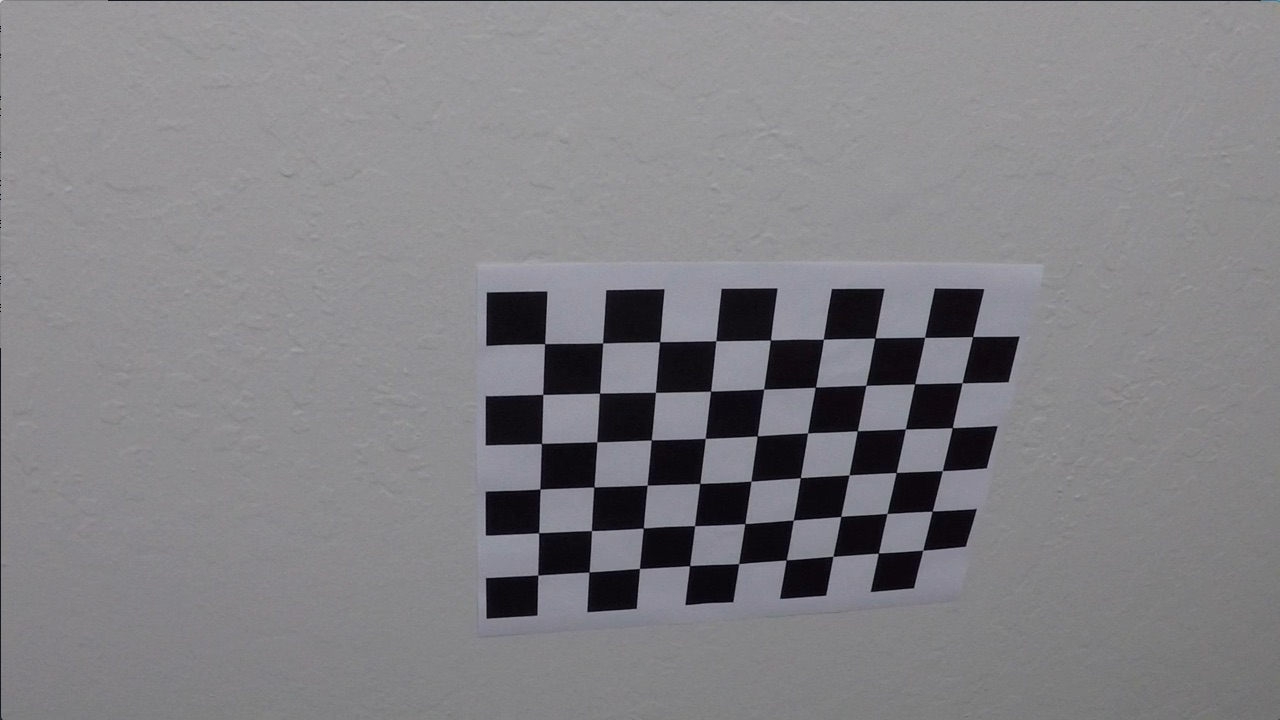
#> input picture camera_cal/calibration10.jpg, 1280 x 720 px; its folder holds only this picture in this run; the run also reads 1 picture not shown here
$ jupyter execute --allow-errors advanced_lane_finding.ipynb   (shell and % lines are left out)   (older library calls are emulated)
#> lines starting #> are read from the running program, lines starting #| are printed output that depends on the picture; after the words box and inside, x2 and y2 are one past the last pixel; in counts of white or black regions, pixels touching at a corner belong together
## Advanced Lane Finding Project

The goals / steps of this project are the following:

* Compute the camera calibration matrix and distortion coefficients given a set of chessboard images.
* Apply a distortion correction to raw images.
* Use color transforms, gradients, etc., to create a thresholded binary image.
* Apply a perspective transform to rectify binary image ("birds-eye view").
* Detect lane pixels and fit to find the lane boundary.
* Determine the curvature of the lane and vehicle position with respect to center.
* Warp the detected lane boundaries back onto the original image.
* Output visual display of the lane boundaries and numerical estimation of lane curvature and vehicle position.

---
## Camera calibration

The camera calibration is necessary for the project because it employs the polynominal curve fitting to get the curvature of lane line. A distorted image would give you a very wrong lane curvature.

The code cell below uses the `cv2.findChessboardCorners()` function to find 2D corner points in the given chessboard image which are corresponding to real world 3D points. It needs at least 10 test chessboard images to find the good mapping. After the sufficient mappings found, I uses the `cv2.calibrateCamera()` function to get the camera calibration matrix and distortion coefficients.

[cell 1]
import glob
import numpy as np
import cv2
import matplotlib.pyplot as plt
import matplotlib.image as mpimg

'''
Calibrate the given camera with chessboard pictures taken by the camera from
various angles. It returns the camera matrix and the distortion coefficients.

'''
def calibrate_camera():
    objpoints = [] # 3D points in real world space
    imgpoints = [] # 2D points in image plane

    objp = np.zeros((6*9, 3), np.float32)
    objp[:,:2] = np.mgrid[0:9, 0:6].T.reshape(-1, 2) # x, y coordinates

    images = glob.glob("camera_cal/calibration*.jpg")

    for fname in images:
        img = cv2.imread(fname)
#> img is the input picture: shape (720, 1280, 3); mean B, G, R 133.1, 129.4, 130.2

        gray = cv2.cvtColor(img, cv2.COLOR_BGR2GRAY)

        ret, corners = cv2.findChessboardCorners(gray, (9, 6), None)
#> ret = True; corners = 54 rows, first 8: [545.3, 343.1], [602.7, 342.8], [660.1, 341.3], [715.8, 340.7], [770.6, 340], [823.5, 339.2], [874.3, 338.5], [925.1, 337.4]

        if ret == True:
            objpoints.append(objp)
            imgpoints.append(corners)

    ret, mtx, dist, rvecs, tvecs = cv2.calibrateCamera(objpoints, imgpoints, img.shape[0:2], None, None)
#> ret = 0.714; mtx = [[737.2, 0, 466.5], [0, 560.8, 623.9], [0, 0, 1]]; dist = [[-0.0616, -0.0725, -0.053, 0.0274, 0.0478]]; rvecs = ([0.27, -0.164, -0.0427],); tvecs = ([1.24, -6.02, 12.79],)
    return mtx, dist

# This function should be called only once.
mtx, dist = calibrate_camera()
#> mtx = [[737.2, 0, 466.5], [0, 560.8, 623.9], [0, 0, 1]]; dist = [[-0.0616, -0.0725, -0.053, 0.0274, 0.0478]]

## Constants and Tuning parameters

Below are constants and parameters to tune that will be used in the pipeline.

[cell 2]
# Debugging flag
DEBUG = False

# Define conversions in x and y from pixels space to meters
# The values are derived from the warped image.
ym_per_pix = 12 / 720 # meters per pixel in y dimension
xm_per_pix = 3.7 / 880 # meters per pixel in x dimension

# Moving average running number
MOVING_AVERAGE_N = 5

# The source points for the perspective transform
perspective_transform_src = np.float32(
        [[555, 475],
         [730, 475],
         [1060, 680],
         [240, 680]])

# The width of the windows +/- margin
margin = 100

# White color threshold
WHITE_THRESHOLD = 185

# Yellow color threshold
YELLOW_THRESHOLD = 150

## Distortion correction

Images are corrected by using the `cv2.undistort()` function with the camera calibration matrix and distortion coefficients computed above.

[cell 3]
def undistort(img, mtx, dist):
    return cv2.undistort(img, mtx, dist, None, mtx)


#> (the rest of this cell did not finish here and is left out)

## Color Thresholding

I use color thresholds to find white color and yellow color in the image. It's proved to be robust enough to find lane lines in both project video and challenge video.

The B channel in RGB color space works quite well on detecting white color.

The yellow color is detected by using the b channel in LAB color space.

[cell 4]
def white_thresh(img, thresh=128):
    color_channel = img[:,:,2]
    binary_output = np.zeros_like(color_channel)
    binary_output[color_channel > thresh] = 1

    return binary_output


def yellow_thresh(img, thresh=128):
    lab = cv2.cvtColor(img, cv2.COLOR_RGB2LAB)
    l_channel,a_channel,b_channel = cv2.split(lab)
    binary_output = np.zeros_like(b_channel)
    binary_output[b_channel > thresh] = 1

    return binary_output


def thresholded_binary_image(img):
    # Search white color
    white_binary = white_thresh(img, thresh=WHITE_THRESHOLD)

    # Search yellow color
    yellow_binary = yellow_thresh(img, thresh=YELLOW_THRESHOLD)

    # Combine the yellow and white filtered result
    combined = np.zeros_like(yellow_binary)
    combined[((white_binary == 1) | (yellow_binary == 1))] = 1

    return combined, white_binary, yellow_binary


img = mpimg.imread('test_images/test1.jpg')
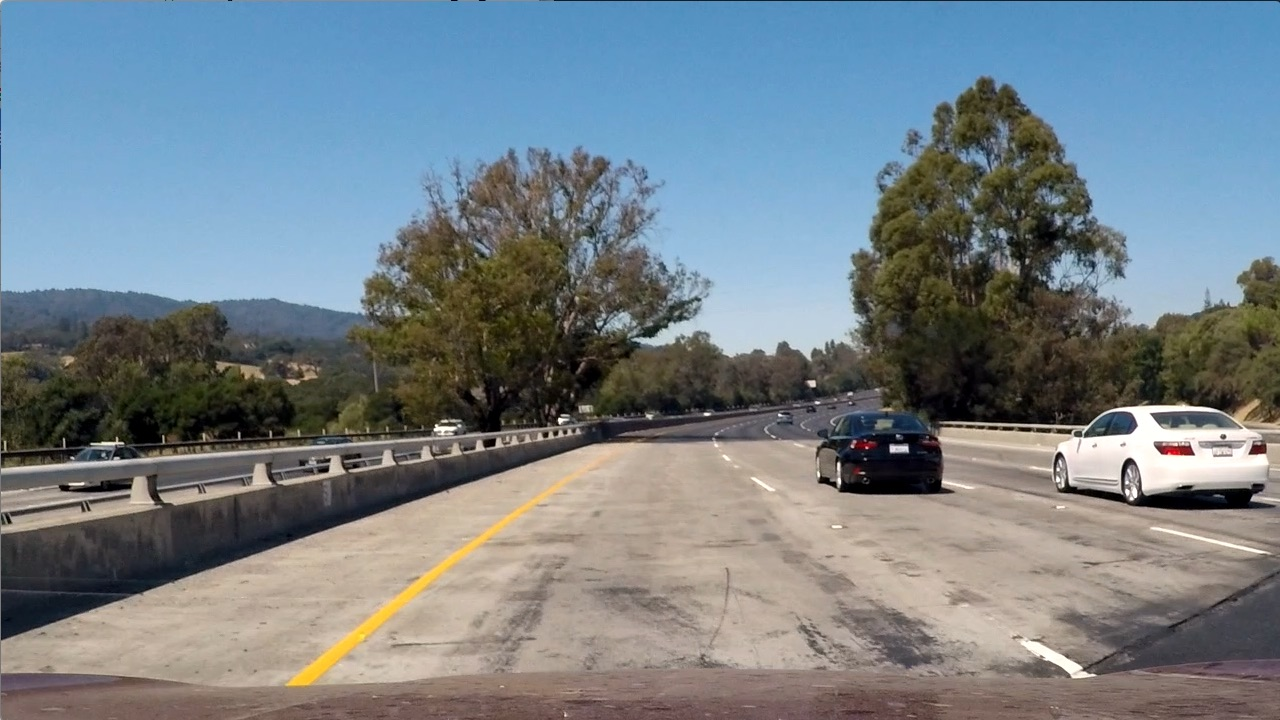
#> input picture test_images/test1.jpg, 1280 x 720 px
#> img is the input picture: shape (720, 1280, 3); mean R, G, B 117.5, 128.7, 135.5
undist = undistort(img, mtx, dist)

thresholded, white, yellow = thresholded_binary_image(undist)
#> in thresholded_binary_image, `white_binary = white_thresh(img, thresh=WHITE_THRESHOLD)`:
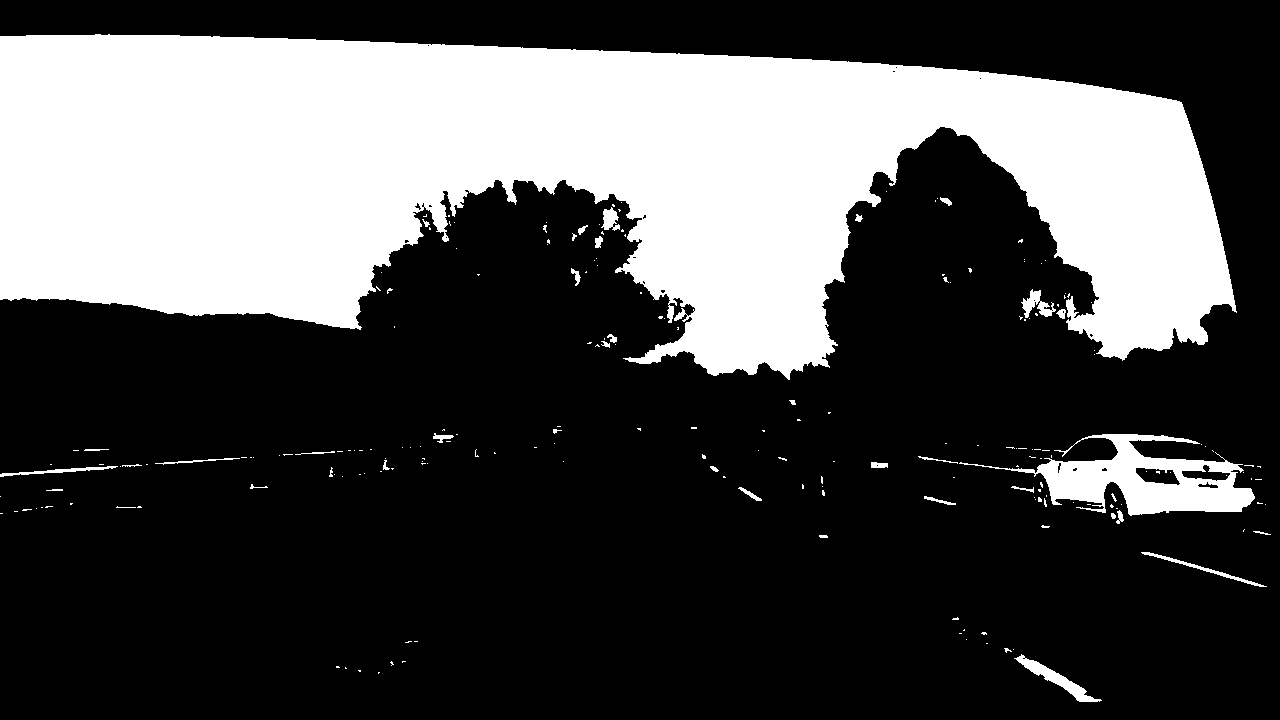
#> white_binary: shape (720, 1280); values 0 (black) and 1 (white), 30.1% white; 215 white regions (175 under 20 px), largest, box (x1, y1, x2, y2) and area: (0, 34, 1237, 380) 263591, (959, 434, 1255, 516) 9416, (1014, 654, 1102, 702) 889
#> in yellow_thresh, `l_channel,a_channel,b_channel = cv2.split(lab)`:
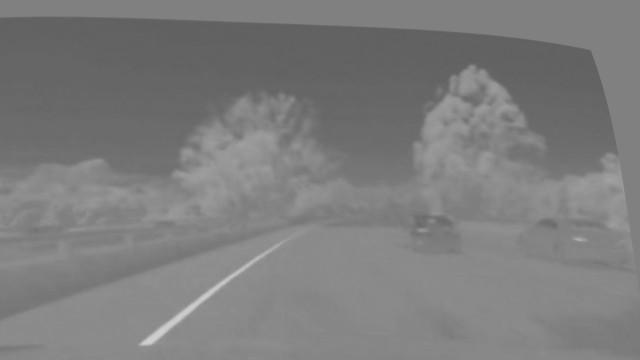
#> b_channel: shape (720, 1280) (shown at 1/2 size); min 94, max 208, mean 124.9
#> in thresholded_binary_image, `yellow_binary = yellow_thresh(img, thresh=YELLOW_THRESHOLD)`:
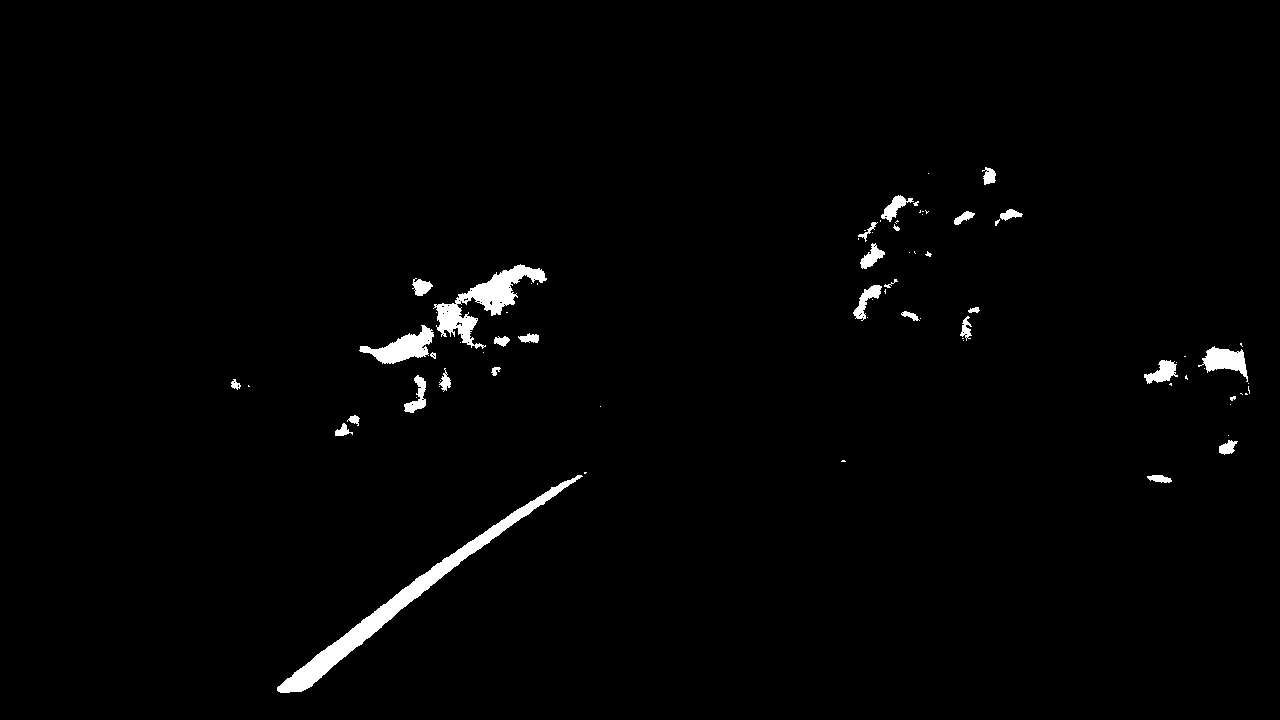
#> yellow_binary: shape (720, 1280); values 0 (black) and 1 (white), 1.5% white; 76 white regions (45 under 20 px), largest, box (x1, y1, x2, y2) and area: (277, 475, 583, 693) 4986, (433, 264, 547, 349) 2810, (359, 325, 434, 364) 1286
#> thresholded: shape (720, 1280); values 0 (black) and 1 (white), 31.7% white; 290 white regions (220 under 20 px), largest, box (x1, y1, x2, y2) and area: (0, 34, 1237, 380) 263591, (959, 434, 1255, 516) 9553, (277, 475, 583, 693) 4986
#> (the rest of the program and of its run is left out)
